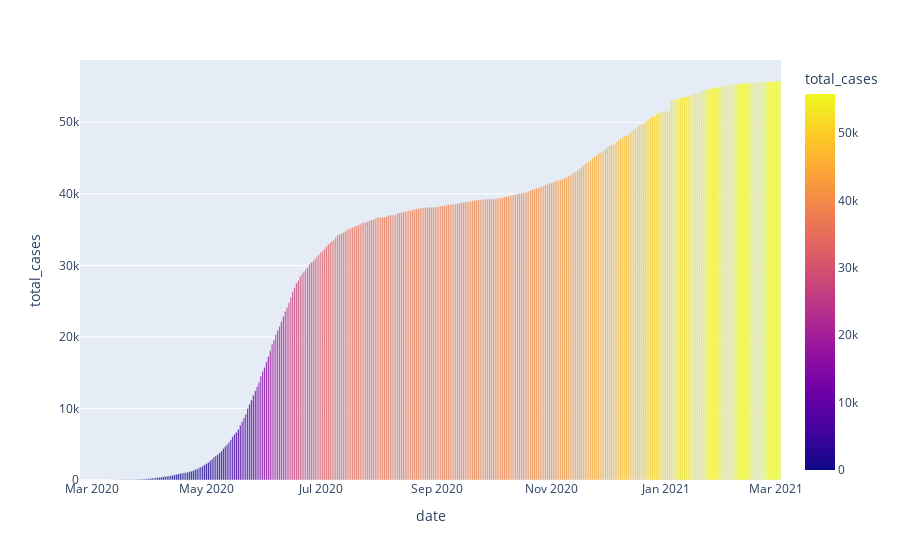

This figure's notebook cell:
### Code cell
fig = plt.figure(figsize = (10,5), dpi = 200)
axs = fig.add_axes([0.1,0.1,0.8,0.8])
axs.bar(Afganistan['date'], Afganistan['total_cases'])



fig = px.bar(Afganistan, x = 'date', y = 'total_cases', color = 'total_cases')
fig.show()

### Figure 1 — Plotly figure (JSON) as saved in the notebook; plotly's stock layout.template omitted (floating-point values rounded to 4 significant figures; data arrays with more than 128 entries replaced by an {"elided": "..."} marker saying what was removed)
{"data": [{"alignmentgroup": "True", "hovertemplate": "date=%{x}<br>total_cases=%{marker.color}<extra></extra>", "legendgroup": "", "marker": {"color": {"elided": "374 int values"}, "coloraxis": "coloraxis"}, "name": "", "offsetgroup": "", "orientation": "v", "showlegend": false, "textposition": "auto", "type": "bar", "x": {"elided": "374 str values"}, "xaxis": "x", "y": {"elided": "374 int values"}, "yaxis": "y"}], "layout": {"barmode": "relative", "coloraxis": {"colorbar": {"title": {"text": "total_cases"}}, "colorscale": [[0, "#0d0887"], [0.1111, "#46039f"], [0.2222, "#7201a8"], [0.3333, "#9c179e"], [0.4444, "#bd3786"], [0.5556, "#d8576b"], [0.6667, "#ed7953"], [0.7778, "#fb9f3a"], [0.8889, "#fdca26"], [1, "#f0f921"]]}, "legend": {"tracegroupgap": 0}, "margin": {"t": 60}, "xaxis": {"anchor": "y", "domain": [0, 1], "title": {"text": "date"}}, "yaxis": {"anchor": "x", "domain": [0, 1], "title": {"text": "total_cases"}}}}
